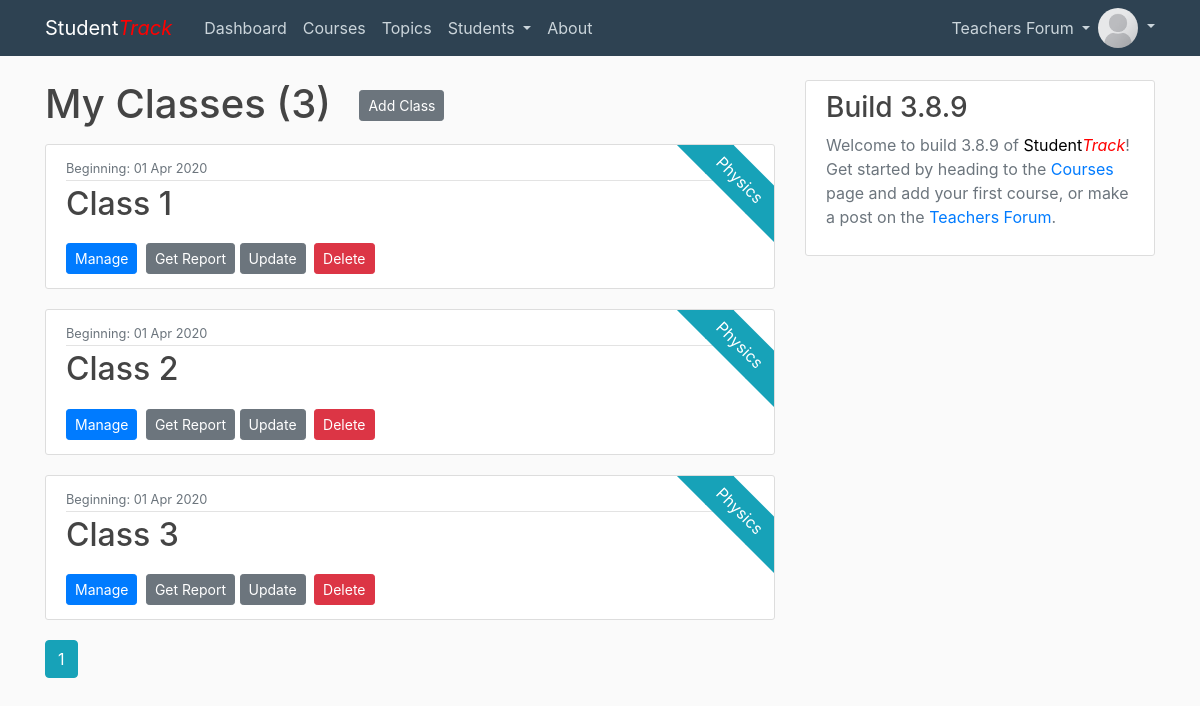
Page /classes (signed in) on the committed database.
### projectCode/models.py (models this page shows, shortened)
class User(db.Model, UserMixin):
    id = db.Column(db.Integer, primary_key=True)
    username = db.Column(db.String(20), unique=True, nullable=False)
    email = db.Column(db.String(120), unique=True, nullable=False)
    image_file = db.Column(db.String(20), nullable=False, default='def.png')
    password = db.Column(db.String(60), nullable=False)
    posts = db.relationship('Post', backref='author', lazy=True)
    courses = db.relationship('Course', backref='teacher', lazy=True)
    comments = db.relationship('Comment', backref='commenter', lazy=True)

class Class(db.Model):
    id = db.Column(db.Integer, primary_key=True)
    class_name = db.Column(db.String(100), nullable=False)
    class_starting_date = db.Column(db.DateTime, nullable=False)
    course_id = db.Column(db.Integer, db.ForeignKey('course.id'), nullable=False)
    students = db.relationship('Student', secondary=ClassRegister, backref=db.backref('classes'))

class Course(db.Model):
    id = db.Column(db.Integer, primary_key=True)
    name = db.Column(db.String(100), nullable=False)
    start_date = db.Column(db.DateTime, default=datetime.utcnow)
    year_num = db.Column(db.Integer, nullable=False)
    grading_system = db.Column(db.String(10), nullable=False)
    user_id = db.Column(db.Integer, db.ForeignKey('user.id'), nullable=False)
    classes = db.relationship('Class', backref='course', lazy=True)
    topics = db.relationship('Topic', backref='course', lazy=True)
    exams = db.relationship('Exam', backref='course', lazy=True)

### projectCode/routes.py (the view)
@app.route("/classes")
@login_required
def classes():
    page = request.args.get('page', 1, type=int)
    courses = db.session.query(Course.id).filter_by(teacher=current_user)
    classes = Class.query.filter(Class.course_id.in_(courses)).paginate(page=page, per_page=5)
    return render_template('all_classes.html', title="My Classes", classes=classes, user=current_user)

### projectCode/models.py (called while the page is built)
@login_manager.user_loader
def load_user(user_id):
    return User.query.get(int(user_id))

### projectCode/templates/all_classes.html (shortened to what this page needs)
{% extends "layout_content.html" %}
{% block content %}
    <h1 class="mb-3" style="display: inline-block;">My Classes ({{ classes.total }})</h1>
    <a class="btn btn-secondary btn-sm ml-4 mb-3" style="display: inline-block;" href="{{ url_for('new_class') }}">Add Class</a>
    {% for class in classes.items %}
        <article class="media content-section parent">
          <div class="ribbon"><a style="color:white;" href="{{ url_for('courses', course_id=class.course.id) }}">{{ class.course.name }}</a></div>
          <div class="media-body">
            <div class="article-metadata">
              <small class="text-muted mr-2">Beginning: {{ class.class_starting_date.strftime('%d %b %Y') }}</small>
            </div>
            <h2><a class="article-title" href="{{ url_for('xclass', class_id=class.id) }}">{{ class.class_name }}</a></h2>
            <div class="mt-3 mb-0">
              <a class="btn btn-primary btn-sm mt-1 mb-1 mr-1" href="{{ url_for('xclass', class_id=class.id) }}">Manage</a>
              <a class="btn btn-secondary btn-sm mt-1 mb-1" href="{{ url_for('class_report', class_id=class.id) }}">Get Report</a>
              <a class="btn btn-secondary btn-sm mt-1 mb-1" href="{{ url_for('update_class', class_id=class.id) }}">Update</a>
              <button type="button" class="btn btn-danger btn-sm m-1" data-toggle="modal" data-target="#deleteModal{{ class.id }}">Delete</button>
            </div>
          </div>
        </article>
    {% endfor %}
    {% for page_num in classes.iter_pages(left_edge=1, right_edge=1, left_current=1, right_current=2) %}
      {% if page_num %}
        {% if classes.page == page_num %}
          <a class="btn btn-info mb-4" href="{{ url_for('classes', page=page_num) }}">{{ page_num }}</a>
        {% else %}
          <a class="btn btn-outline-info mb-4" href="{{ url_for('classes', page=page_num) }}">{{ page_num }}</a>
        {% endif %}
      {% else %}
        ...
      {% endif %}
    {% endfor %}
{% endblock content %}

### projectCode/templates/layout_site_main.html (shortened to what this page needs)
<!DOCTYPE html>
<html>
<head>
    <link rel="stylesheet" href="https://maxcdn.bootstrapcdn.com/bootstrap/4.0.0/css/bootstrap.min.css">
    <link rel="stylesheet" type="text/css" href="{{ url_for('static', filename='css/main.css') }}">
</head>
<body>
    <header class="site-header">
      <nav class="navbar navbar-expand-md navbar-dark bg-steel fixed-top">
        <div class="container">
          <a class="navbar-brand mr-4" href="/">Student<font color="red"><em>Track</em></font></a>
          <div class="collapse navbar-collapse" id="navbarToggle">
            <div class="navbar-nav mr-auto">
              {% if current_user.is_authenticated %}
              <a class="nav-item nav-link" href="{{ url_for('dash') }}">Dashboard</a>
              <a class="nav-item nav-link" href="{{ url_for('courses') }}">Courses</a>
              <a class="nav-item nav-link" href="{{ url_for('topics') }}">Topics</a>
              <li class="nav-item dropdown">
                <a class="nav-link dropdown-toggle" href="#" id="navbarDropdown1" role="button" data-toggle="dropdown" aria-haspopup="true" aria-expanded="false">
                  Students
                </a>
              </li>
              {% else %}
              <a class="nav-item nav-link" href="{{ url_for('home') }}">Forum</a>
              {% endif %}
              <a class="nav-item nav-link" href="{{ url_for('about') }}">About</a>
            </div>
            <div class="navbar-nav">
              {% if current_user.is_authenticated %}
              <li class="nav-item dropdown">
                <a class="nav-link dropdown-toggle" href="#" id="navbarDropdown1" role="button" data-toggle="dropdown" aria-haspopup="true" aria-expanded="false">
                  Teachers Forum
                </a>
              </li>
              <li class="nav-item dropdown">
                <a class="nav-link dropdown-toggle p-0" href="#" id="navbarDropdown1" role="button" data-toggle="dropdown" aria-haspopup="true" aria-expanded="false">
                  <img class="rounded-circle nav-img dropdown-toggle" src="{{ url_for('static', filename='profile_pics/' + current_user.image_file) }}">
                </a>
              </li>
              {% else %}
              <a class="nav-item nav-link" href="{{ url_for('login') }}">Login</a>
              <a class="nav-item nav-link" href="{{ url_for('register') }}">Register</a>
              {% endif %}
            </div>
          </div>
        </div>
      </nav>
    </header>
    {% block sublayout %}{% endblock %}
</body>
</html>

### projectCode/static/css/main.css (style rules this page uses)
body { background: #fafafa; color: #333333; margin-top: 5rem; }
h1, h2, h3, h4, h5, h6 { color: #444444; }
.bg-steel { background-color: #2E4252; }
.site-header .navbar-nav .nav-link { color: #cbd5db; }
.nav-img { height: 40px; width: 40px; }
.content-section { background: #ffffff; padding: 10px 20px; border: 1px solid #dddddd; border-radius: 3px; margin-bottom: 20px; word-wrap:break-word; word-break:break-word; }
.article-title { color: #444444; }
.article-metadata { padding-bottom: 1px; margin-bottom: 4px; border-bottom: 1px solid #e3e3e3 }
.parent { overflow: hidden; position: relative; }
.ribbon { margin: 0; padding: 0; background: #17a2b8; color:white; padding:0.5em 0; position: absolute; top:0; right:0; transform: translateX(30%) translateY(0%) rotate(45deg); transform-origin: top left; }
.ribbon:before, .ribbon:after { content: ''; position: absolute; top:0; margin: 0 -1px; width: 100%; height: 100%; background: #17a2b8; }
.ribbon:before { right:100%; }
.ribbon:after { left:100%; }

### rows in the picture
User: image_file (picture)
Class: course.name "Physics", class_starting_date "01 Apr 2020", class_name "Class 1"
Class: course.name "Physics", class_starting_date "01 Apr 2020", class_name "Class 2"
Class: course.name "Physics", class_starting_date "01 Apr 2020", class_name "Class 3"

### other values in the picture
{{ classes.total }} "3"
{{ page_num }} "1"
